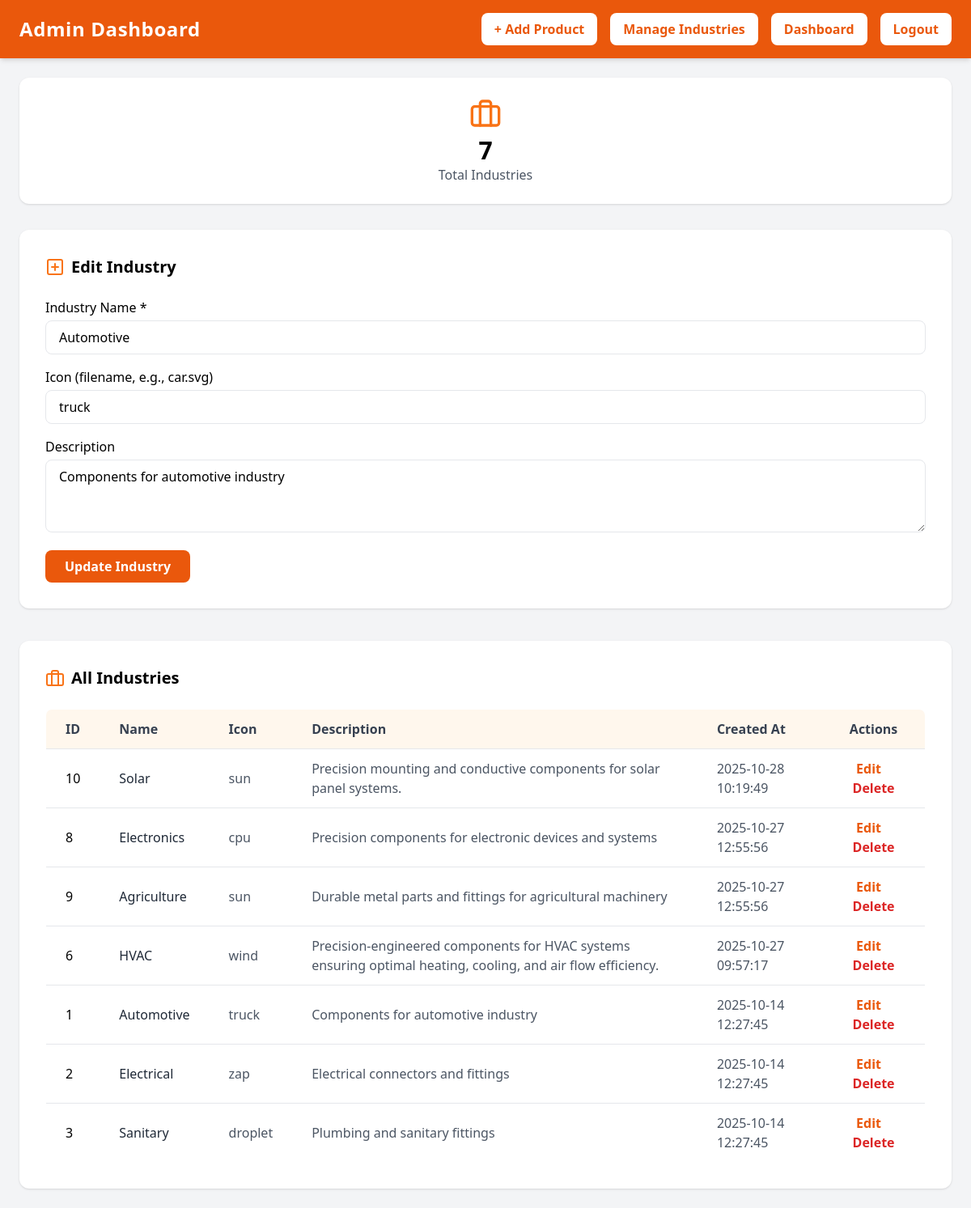
/admin/manage-industries.php?edit_id=1 (signed in), run on the app's committed database.
### tables this page shows
CREATE TABLE IF NOT EXISTS `industries` (
  `id` int(11) NOT NULL AUTO_INCREMENT,
  `name` varchar(100) NOT NULL,
  `icon` varchar(255) DEFAULT NULL,
  `description` text,
  `created_at` timestamp NULL DEFAULT CURRENT_TIMESTAMP,
  PRIMARY KEY (`id`)
);

### admin/manage-industries.php (the view, shortened to what this page needs)
<?php
include '../config.php';
$id = $name = $icon = $description = "";
if (isset($_GET['edit_id'])) {
    $edit_id = intval($_GET['edit_id']);
    $stmt = $conn->prepare("SELECT * FROM industries WHERE id=?");
    $stmt->bind_param("i", $edit_id);
    $stmt->execute();
    $result = $stmt->get_result();
    if ($row = $result->fetch_assoc()) {
        $id = $row['id'];
        $name = $row['name'];
        $icon = $row['icon'];
        $description = $row['description'];
    }
}
$result = $conn->query("SELECT * FROM industries ORDER BY created_at DESC");
$industryCount = $conn->query("SELECT COUNT(*) as total FROM industries")->fetch_assoc()['total'];
?>
<!DOCTYPE html>
<html lang="en">
<head>
<script src="https://cdn.tailwindcss.com"></script>
</head>
<body class="bg-gray-100 min-h-screen flex flex-col">
<header class="bg-orange-600 text-white px-6 py-4 flex justify-between items-center shadow-md sticky top-0 z-50">
  <h1 class="text-2xl font-bold tracking-wide">Admin Dashboard</h1>
  <div class="flex items-center space-x-4">
    <a href="add-product.php" class="bg-white text-orange-600 px-4 py-2 rounded-lg font-semibold hover:bg-orange-50 transition">+ Add Product</a>
    <a href="manage-industries.php" class="bg-white text-orange-600 px-4 py-2 rounded-lg font-semibold hover:bg-orange-50 transition">Manage Industries</a>
    <a href="admin-dashboard.php" class="bg-white text-orange-600 px-4 py-2 rounded-lg font-semibold hover:bg-orange-50 transition">Dashboard</a>
    <a href="logout.php" class="bg-white text-orange-600 px-4 py-2 rounded-lg font-semibold hover:bg-orange-50 transition">Logout</a>
  </div>
</header>
<main class="flex-grow p-6 max-w-7xl mx-auto">
  <div class="grid grid-cols-1 md:grid-cols-1 gap-6 mb-8">
    <div class="bg-white p-6 rounded-xl shadow text-center">
      <i data-feather="briefcase" class="text-orange-500 w-10 h-10 mx-auto mb-2"></i>
      <h3 class="text-3xl font-bold"><?= $industryCount ?></h3>
      <p class="text-gray-600">Total Industries</p>
    </div>
  </div>
  <div class="bg-white p-8 rounded-xl shadow mb-10">
    <h2 class="text-xl font-bold mb-6 flex items-center">
      <i data-feather="plus-square" class="text-orange-500 w-6 h-6 mr-2"></i>
      <?= $id > 0 ? "Edit Industry" : "Add New Industry" ?>
    </h2>
    <form action="" method="post" class="space-y-4">
      <div>
        <label class="block font-medium mb-1">Industry Name *</label>
        <input type="text" name="name" value="<?= htmlspecialchars($name) ?>" class="w-full px-4 py-2 border rounded-lg focus:outline-none focus:ring-2 focus:ring-orange-400">
      </div>
      <div>
        <label class="block font-medium mb-1">Icon (filename, e.g., car.svg)</label>
        <input type="text" name="icon" value="<?= htmlspecialchars($icon) ?>" class="w-full px-4 py-2 border rounded-lg focus:outline-none focus:ring-2 focus:ring-orange-400">
      </div>
      <div>
        <label class="block font-medium mb-1">Description</label>
        <textarea name="description" rows="3" class="w-full px-4 py-2 border rounded-lg focus:outline-none focus:ring-2 focus:ring-orange-400"><?= htmlspecialchars($description) ?></textarea>
      </div>
      <button type="submit" class="bg-orange-600 text-white px-6 py-2 rounded-lg font-semibold hover:bg-orange-700 transition"><?= $id > 0 ? "Update Industry" : "Add Industry" ?></button>
    </form>
  </div>
  <div class="bg-white p-8 rounded-xl shadow">
    <h2 class="text-xl font-bold mb-6 flex items-center">
      <i data-feather="briefcase" class="text-orange-500 w-6 h-6 mr-2"></i> All Industries
    </h2>
    <div class="overflow-x-auto">
      <table class="min-w-full border border-gray-200 rounded-lg overflow-hidden">
        <thead class="bg-orange-50">
          <tr>
            <th class="px-6 py-3 text-left font-semibold text-gray-700 border-b">ID</th>
            <th class="px-6 py-3 text-left font-semibold text-gray-700 border-b">Name</th>
            <th class="px-6 py-3 text-left font-semibold text-gray-700 border-b">Icon</th>
            <th class="px-6 py-3 text-left font-semibold text-gray-700 border-b">Description</th>
            <th class="px-6 py-3 text-left font-semibold text-gray-700 border-b">Created At</th>
            <th class="px-6 py-3 text-center font-semibold text-gray-700 border-b">Actions</th>
          </tr>
        </thead>
        <tbody class="divide-y divide-gray-200">
          <?php if($result->num_rows > 0): ?>
            <?php while($row = $result->fetch_assoc()): ?>
              <tr class="hover:bg-orange-50">
                <td class="px-6 py-3"><?= $row['id'] ?></td>
                <td class="px-6 py-3 font-medium text-gray-800"><?= htmlspecialchars($row['name']) ?></td>
                <td class="px-6 py-3 text-gray-600"><?= $row['icon'] ?: '-' ?></td>
                <td class="px-6 py-3 text-gray-600"><?= $row['description'] ?: '-' ?></td>
                <td class="px-6 py-3 text-gray-600"><?= $row['created_at'] ?></td>
                <td class="px-6 py-3 text-center">
                  <a href="?edit_id=<?= $row['id'] ?>" class="text-orange-600 font-semibold mr-3 hover:text-orange-800">Edit</a>
                  <a href="?delete_id=<?= $row['id'] ?>" class="text-red-600 font-semibold hover:text-red-800" onclick="return confirm('Are you sure to delete?')">Delete</a>
                </td>
              </tr>
            <?php endwhile; ?>
          <?php else: ?>
            <tr><td colspan="6" class="text-center py-6 text-gray-500">No industries found.</td></tr>
          <?php endif; ?>
        </tbody>
      </table>
    </div>
  </div>
</main>
</body>
</html>

### data on the page
industries: name "Automotive", icon "truck", description "Components for automotive industry", id "1", created_at "2025-10-14 12:27:45"
industries: id "10", name "Solar", icon "sun", description "Precision mounting and conductive components for solar panel systems.", created_at "2025-10-28 10:19:49"
industries: id "8", name "Electronics", icon "cpu", description "Precision components for electronic devices and systems", created_at "2025-10-27 12:55:56"
industries: id "9", name "Agriculture", icon "sun", description "Durable metal parts and fittings for agricultural machinery", created_at "2025-10-27 12:55:56"
industries: id "6", name "HVAC", icon "wind", description "Precision-engineered components for HVAC systems ensuring optimal heating, cooling, and air flow efficiency.", created_at "2025-10-27 09:57:17"
industries: id "2", name "Electrical", icon "zap", description "Electrical connectors and fittings", created_at "2025-10-14 12:27:45"
industries: id "3", name "Sanitary", icon "droplet", description "Plumbing and sanitary fittings", created_at "2025-10-14 12:27:45"

### other printed values
$industryCount "7"
